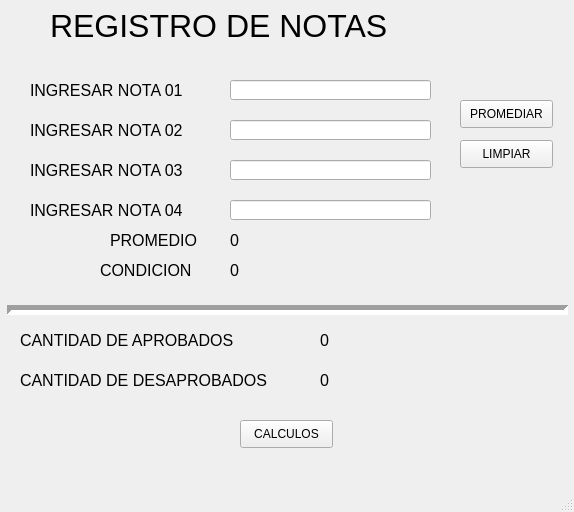
<?xml version="1.0" encoding="UTF-8"?>
<ui version="4.0">
 <class>MainWindow</class>
 <widget class="QMainWindow" name="MainWindow">
  <property name="geometry">
   <rect>
    <x>0</x>
    <y>0</y>
    <width>574</width>
    <height>512</height>
   </rect>
  </property>
  <property name="windowTitle">
   <string>MainWindow</string>
  </property>
  <widget class="QWidget" name="centralwidget">
   <widget class="QLabel" name="label">
    <property name="geometry">
     <rect>
      <x>50</x>
      <y>0</y>
      <width>391</width>
      <height>51</height>
     </rect>
    </property>
    <property name="font">
     <font>
      <pointsize>24</pointsize>
     </font>
    </property>
    <property name="text">
     <string>REGISTRO DE NOTAS</string>
    </property>
   </widget>
   <widget class="QLabel" name="label_2">
    <property name="geometry">
     <rect>
      <x>30</x>
      <y>80</y>
      <width>191</width>
      <height>21</height>
     </rect>
    </property>
    <property name="font">
     <font>
      <pointsize>12</pointsize>
     </font>
    </property>
    <property name="text">
     <string>INGRESAR NOTA 01</string>
    </property>
   </widget>
   <widget class="QLabel" name="label_3">
    <property name="geometry">
     <rect>
      <x>30</x>
      <y>120</y>
      <width>191</width>
      <height>21</height>
     </rect>
    </property>
    <property name="font">
     <font>
      <pointsize>12</pointsize>
     </font>
    </property>
    <property name="text">
     <string>INGRESAR NOTA 02</string>
    </property>
   </widget>
   <widget class="QLabel" name="label_4">
    <property name="geometry">
     <rect>
      <x>30</x>
      <y>160</y>
      <width>191</width>
      <height>21</height>
     </rect>
    </property>
    <property name="font">
     <font>
      <pointsize>12</pointsize>
     </font>
    </property>
    <property name="text">
     <string>INGRESAR NOTA 03</string>
    </property>
   </widget>
   <widget class="QLabel" name="label_5">
    <property name="geometry">
     <rect>
      <x>30</x>
      <y>200</y>
      <width>191</width>
      <height>21</height>
     </rect>
    </property>
    <property name="font">
     <font>
      <pointsize>12</pointsize>
     </font>
    </property>
    <property name="text">
     <string>INGRESAR NOTA 04</string>
    </property>
   </widget>
   <widget class="QLabel" name="label_6">
    <property name="geometry">
     <rect>
      <x>110</x>
      <y>230</y>
      <width>111</width>
      <height>21</height>
     </rect>
    </property>
    <property name="font">
     <font>
      <pointsize>12</pointsize>
     </font>
    </property>
    <property name="text">
     <string>PROMEDIO</string>
    </property>
   </widget>
   <widget class="QLabel" name="label_7">
    <property name="geometry">
     <rect>
      <x>100</x>
      <y>260</y>
      <width>111</width>
      <height>21</height>
     </rect>
    </property>
    <property name="font">
     <font>
      <pointsize>12</pointsize>
     </font>
    </property>
    <property name="text">
     <string>CONDICION</string>
    </property>
   </widget>
   <widget class="QLineEdit" name="e_n1">
    <property name="geometry">
     <rect>
      <x>230</x>
      <y>80</y>
      <width>201</width>
      <height>20</height>
     </rect>
    </property>
   </widget>
   <widget class="QLineEdit" name="e_n2">
    <property name="geometry">
     <rect>
      <x>230</x>
      <y>120</y>
      <width>201</width>
      <height>20</height>
     </rect>
    </property>
   </widget>
   <widget class="QLineEdit" name="e_n3">
    <property name="geometry">
     <rect>
      <x>230</x>
      <y>160</y>
      <width>201</width>
      <height>20</height>
     </rect>
    </property>
   </widget>
   <widget class="QLineEdit" name="e_n4">
    <property name="geometry">
     <rect>
      <x>230</x>
      <y>200</y>
      <width>201</width>
      <height>20</height>
     </rect>
    </property>
   </widget>
   <widget class="Line" name="line">
    <property name="geometry">
     <rect>
      <x>7</x>
      <y>300</y>
      <width>561</width>
      <height>20</height>
     </rect>
    </property>
    <property name="lineWidth">
     <number>5</number>
    </property>
    <property name="orientation">
     <enum>Qt::Horizontal</enum>
    </property>
   </widget>
   <widget class="QPushButton" name="b_promediar">
    <property name="geometry">
     <rect>
      <x>460</x>
      <y>100</y>
      <width>93</width>
      <height>28</height>
     </rect>
    </property>
    <property name="text">
     <string>PROMEDIAR</string>
    </property>
   </widget>
   <widget class="QPushButton" name="b_limpiar">
    <property name="geometry">
     <rect>
      <x>460</x>
      <y>140</y>
      <width>93</width>
      <height>28</height>
     </rect>
    </property>
    <property name="text">
     <string>LIMPIAR</string>
    </property>
   </widget>
   <widget class="QLabel" name="l_prom">
    <property name="geometry">
     <rect>
      <x>230</x>
      <y>230</y>
      <width>111</width>
      <height>21</height>
     </rect>
    </property>
    <property name="font">
     <font>
      <pointsize>12</pointsize>
     </font>
    </property>
    <property name="text">
     <string>0</string>
    </property>
   </widget>
   <widget class="QLabel" name="l_condi">
    <property name="geometry">
     <rect>
      <x>230</x>
      <y>260</y>
      <width>201</width>
      <height>21</height>
     </rect>
    </property>
    <property name="font">
     <font>
      <pointsize>12</pointsize>
     </font>
    </property>
    <property name="text">
     <string>0</string>
    </property>
   </widget>
   <widget class="QLabel" name="label_10">
    <property name="geometry">
     <rect>
      <x>20</x>
      <y>330</y>
      <width>251</width>
      <height>21</height>
     </rect>
    </property>
    <property name="font">
     <font>
      <pointsize>12</pointsize>
     </font>
    </property>
    <property name="text">
     <string>CANTIDAD DE APROBADOS</string>
    </property>
   </widget>
   <widget class="QLabel" name="label_11">
    <property name="geometry">
     <rect>
      <x>20</x>
      <y>370</y>
      <width>291</width>
      <height>21</height>
     </rect>
    </property>
    <property name="font">
     <font>
      <pointsize>12</pointsize>
     </font>
    </property>
    <property name="text">
     <string>CANTIDAD DE DESAPROBADOS</string>
    </property>
   </widget>
   <widget class="QLabel" name="l_apro">
    <property name="geometry">
     <rect>
      <x>320</x>
      <y>330</y>
      <width>111</width>
      <height>21</height>
     </rect>
    </property>
    <property name="font">
     <font>
      <pointsize>12</pointsize>
     </font>
    </property>
    <property name="text">
     <string>0</string>
    </property>
   </widget>
   <widget class="QLabel" name="l_desa">
    <property name="geometry">
     <rect>
      <x>320</x>
      <y>370</y>
      <width>111</width>
      <height>21</height>
     </rect>
    </property>
    <property name="font">
     <font>
      <pointsize>12</pointsize>
     </font>
    </property>
    <property name="text">
     <string>0</string>
    </property>
   </widget>
   <widget class="QPushButton" name="b_calculos">
    <property name="geometry">
     <rect>
      <x>240</x>
      <y>420</y>
      <width>93</width>
      <height>28</height>
     </rect>
    </property>
    <property name="text">
     <string>CALCULOS</string>
    </property>
   </widget>
  </widget>
  <widget class="QMenuBar" name="menubar">
   <property name="geometry">
    <rect>
     <x>0</x>
     <y>0</y>
     <width>574</width>
     <height>26</height>
    </rect>
   </property>
  </widget>
  <widget class="QStatusBar" name="statusbar"/>
 </widget>
 <resources/>
 <connections/>
</ui>
